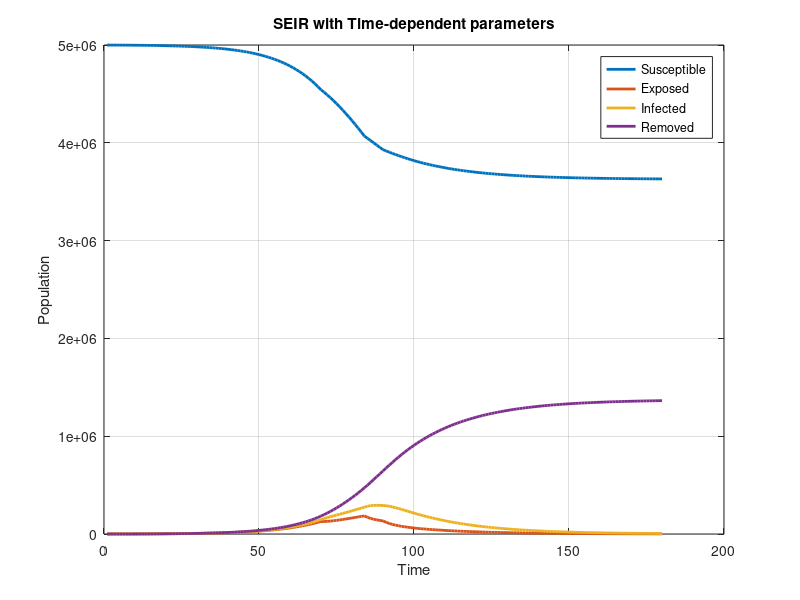

Recreate this plot in MATLAB.

t = 180; 


N = 5*10^6;
alpha = 0.2;
gamma = 0.1;



S = zeros(t,1);
E = zeros(t,1);
I = zeros(t,1);
R = zeros(t,1);
New = zeros(t,1);

R(1) = 0;
I(1) = 40;
E(1) = 20*I(1);
S(1) = N-I(1)-E(1)-R(1);


for i = 2:t
    if i >=2 & i <= 20;
        R0 = 3.5;
    end
    if i >= 21 & i <= 70;
        R0 = 2.6;
    end
    if i >= 71 & i <= 84;
        R0 = 1.9;
    end
    if i >= 85 & i <= 90;
        R0 = 1.0;
    end
    if i >= 91 & i <= 110;
        R0 = 0.55;
    end
    if i >= 111 & i <= 180;
        R0 = 0.55;
    end
    beta = R0 *gamma;
    
    S(i) = S(i-1) - beta*I(i-1)*S(i-1)/N;
    E(i) = E(i-1) + beta*I(i-1)*S(i-1)/N - alpha*E(i-1);
    I(i) = I(i-1) + alpha*E(i-1) - gamma*I(i-1);
    R(i) = R(i-1) + gamma*I(i-1);
    New(i) = alpha*E(i-1)*(t-1);
end

plot(1:t,S,'LineWidth',2)
hold on
plot(1:t,E,'LineWidth',2)
hold on
plot(1:t,I,'LineWidth',2)
hold on
plot(1:t,R,'LineWidth',2)
grid on


title('SEIR with Time-dependent parameters')
legend("Susceptible","Exposed","Infected","Removed")
xlabel("Time")
ylabel("Population")